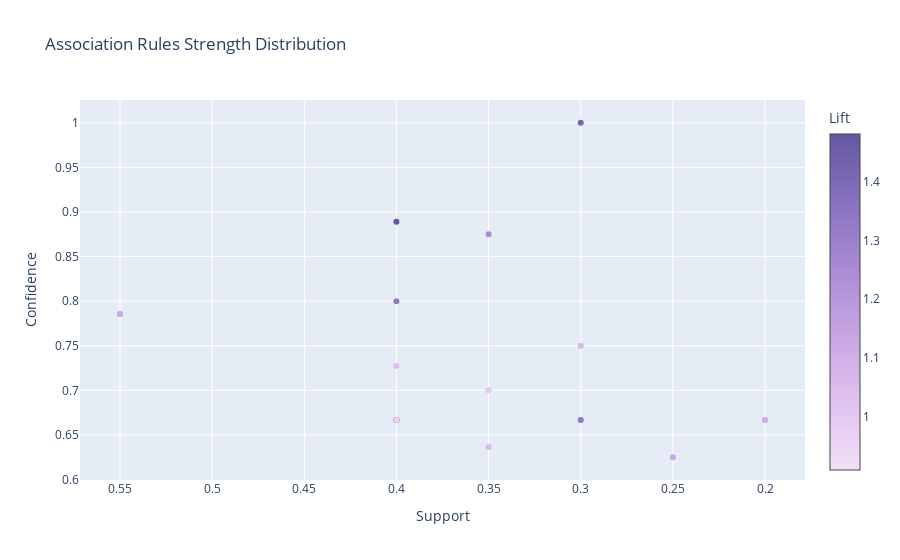
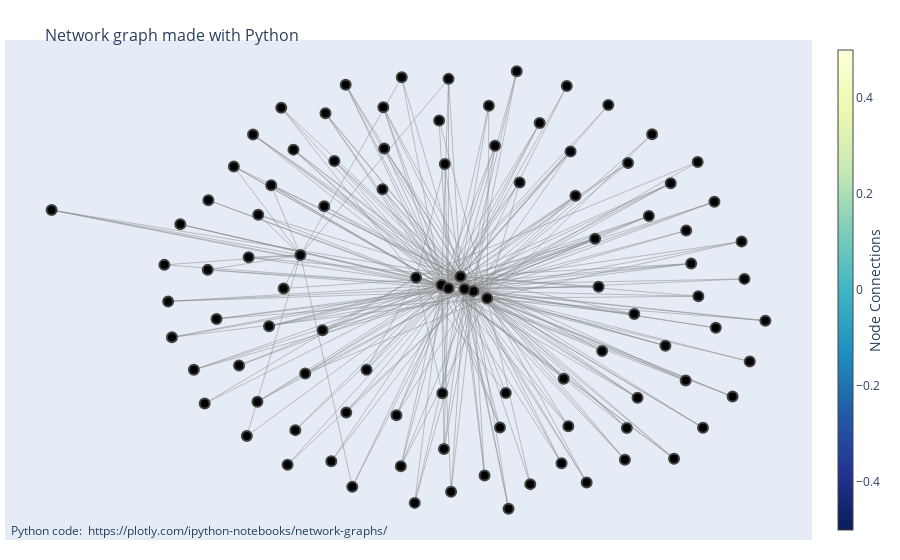

The cell these charts' notebook holds for them, in order:
### Code cell
start = time.time()
freqItemSet, rules = apriori(transactions, minSup=min_sup, minConf=0.6)
times['apriori'] = time.time() - start
rules = [rule for rule in rules if len(rule[1]) == 1]
output_apriori(rules)

### Figure 1 — Plotly figure (JSON) as saved in the notebook; plotly's stock layout.template omitted (floating-point values rounded to 4 significant figures)
{"data": [{"marker": {"color": [1.136, 0.9091, 1.061, 0.9524, 0.9524, 1.333, 1.212, 1.481, 0.9524, 0.9524, 0.9524, 1.333, 1.111, 1.0, 1.0, 1.039, 1.071, 1.122, 1.122, 1.333, 1.25, 1.481, 1.429], "colorbar": {"title": {"text": "Lift"}}, "colorscale": [[0.0, "rgb(243, 224, 247)"], [0.1667, "rgb(228, 199, 241)"], [0.3333, "rgb(209, 175, 232)"], [0.5, "rgb(185, 152, 221)"], [0.6667, "rgb(159, 130, 206)"], [0.8333, "rgb(130, 109, 186)"], [1.0, "rgb(99, 88, 159)"]]}, "mode": "markers", "text": ["('Брюки',) => ('Сумка',), Lift: 1.1363636363636365", "('Сумка',) => ('Джинсы',), Lift: 0.9090909090909091", "('Сумка',) => ('Куртка',), Lift: 1.0606060606060606", "('Куртка',) => ('Джинсы',), Lift: 0.9523809523809524", "('Кроссовки',) => ('Джинсы',), Lift: 0.9523809523809523", "('Куртка',) => ('Рубашка',), Lift: 1.3333333333333335", "('Шапка',) => ('Сумка',), Lift: 1.2121212121212122", "('Куртка',) => ('Кроссовки',), Lift: 1.4814814814814814", "('Куртка',) => ('Футболка',), Lift: 0.9523809523809524", "('Кроссовки',) => ('Футболка',), Lift: 0.9523809523809523", "('Шапка',) => ('Футболка',), Lift: 0.9523809523809524", "('Кроссовки',) => ('Рубашка',), Lift: 1.3333333333333333", "('Шапка',) => ('Куртка',), Lift: 1.1111111111111112", "('Рубашка',) => ('Футболка',), Lift: 1.0", "('Рубашка',) => ('Джинсы',), Lift: 1.0", "('Сумка',) => ('Футболка',), Lift: 1.038961038961039", "('Брюки',) => ('Джинсы',), Lift: 1.0714285714285714", "('Футболка',) => ('Джинсы',), Lift: 1.1224489795918369", "('Джинсы',) => ('Футболка',), Lift: 1.1224489795918369", "('Рубашка',) => ('Куртка',), Lift: 1.3333333333333335", "('Брюки',) => ('Футболка',), Lift: 1.2499999999999998", "('Кроссовки',) => ('Куртка',), Lift: 1.4814814814814814", "('Шапка',) => ('Джинсы',), Lift: 1.4285714285714286"], "x": [0.25, 0.35, 0.35, 0.4, 0.3, 0.4, 0.2, 0.4, 0.4, 0.3, 0.2, 0.3, 0.2, 0.35, 0.35, 0.4, 0.3, 0.55, 0.55, 0.4, 0.35, 0.4, 0.3], "y": [0.625, 0.6364, 0.6364, 0.6667, 0.6667, 0.6667, 0.6667, 0.6667, 0.6667, 0.6667, 0.6667, 0.6667, 0.6667, 0.7, 0.7, 0.7273, 0.75, 0.7857, 0.7857, 0.8, 0.875, 0.8889, 1.0], "type": "scatter"}], "layout": {"xaxis": {"title": {"text": "Support"}, "autorange": "reversed"}, "title": {"text": "Association Rules Strength Distribution"}, "yaxis": {"title": {"text": "Confidence"}}}}

### Figure 2 — Plotly figure (JSON) as saved in the notebook; plotly's stock layout.template omitted (floating-point values rounded to 4 significant figures; data arrays with more than 128 entries replaced by an {"elided": "..."} marker saying what was removed)
{"data": [{"hoverinfo": "none", "line": {"color": "#888", "width": 0.5}, "mode": "lines", "x": {"elided": "810 float values"}, "y": {"elided": "810 float values"}, "type": "scatter"}, {"hoverinfo": "text", "marker": {"color": [], "colorbar": {"thickness": 15, "title": {"side": "right", "text": "Node Connections"}, "xanchor": "left"}, "colorscale": [[0.0, "rgb(255,255,217)"], [0.125, "rgb(237,248,177)"], [0.25, "rgb(199,233,180)"], [0.375, "rgb(127,205,187)"], [0.5, "rgb(65,182,196)"], [0.625, "rgb(29,145,192)"], [0.75, "rgb(34,94,168)"], [0.875, "rgb(37,52,148)"], [1.0, "rgb(8,29,88)"]], "line": {"width": 2}, "reversescale": true, "showscale": true, "size": 10}, "mode": "markers", "text": ["0", "Брюки", "Сумка", "1", "Куртка", "Джинсы", "Кроссовки", "2", "3", "Футболка", "Рубашка", "4", "5", "6", "7", "8", "9", "10", "11", "12", "13", "14", "15", "16", "17", "Шапка", "18", "19", "20", "21", "22", "23", "24", "25", "26", "27", "28", "29", "30", "31", "32", "33", "34", "35", "36", "37", "38", "39", "40", "41", "42", "43", "44", "45", "46", "47", "48", "49", "50", "51", "52", "53", "54", "55", "56", "57", "58", "59", "60", "61", "62", "63", "64", "65", "66", "67", "68", "69", "70", "71", "72", "73", "74", "75", "76", "77", "78", "79", "80", "81", "82", "83", "84", "85", "86", "87", "88", "89", "90"], "x": [-0.7205, -0.383, -0.03329, 0.6149, 0.0459, 0.01368, 0.07978, 0.4446, 0.6433, -0.01632, 0.02372, -0.1797, 0.07334, 0.1531, 0.6883, -0.1754, 0.5218, 0.7696, -0.681, 0.3802, 0.7177, -0.2694, -0.3242, 0.5734, -0.6205, -0.09644, 0.7309, -0.4149, -0.03923, -0.6113, 0.1867, 0.6017, 0.2696, 0.08404, -0.4306, -0.7016, 0.2811, -0.5911, 0.572, 0.3265, -0.3712, -0.1319, -0.0251, 0.4527, 0.5349, -0.02733, -0.01588, -1.0, -0.321, -0.4609, 0.5857, 0.5431, -0.3066, 0.2773, 0.2643, 0.1328, -0.009632, -0.3958, -0.4248, -0.145, -0.6473, -0.7111, 0.4292, 0.1116, 0.3649, -0.5353, 0.6467, -0.4897, -0.613, -0.5115, -0.5006, 0.3474, -0.2709, 0.2988, -0.1776, 0.6035, 0.4261, 0.4213, -0.2989, 0.3561, -0.4877, 0.09929, 0.21, -0.516, 0.4887, 0.126, -0.2546, -0.2191, 0.1604, 0.7106, -0.3282, -0.09973, -0.0313, 0.4807, -0.5483, -0.4556, 0.2867, -0.1342, -0.4004], "y": [0.084, 0.116, 0.01802, -0.4484, -0.001847, 0.0459, -0.02525, -0.07676, 0.2905, 0.007678, 0.004756, 0.3308, -0.6045, 0.7169, -0.3467, 0.4646, -0.1805, -0.09872, 0.2165, 0.6062, 0.03819, -0.3985, 0.2756, 0.196, -0.3694, 0.04229, -0.232, -0.5694, 0.5563, 0.2953, -0.6328, 0.4206, -0.288, 0.604, 0.5975, -0.1528, -0.4433, -0.09263, -0.2943, -0.6273, -0.2714, 0.697, 0.4139, -0.3507, 0.3508, -0.5179, 0.692, 0.2631, 0.5793, -0.1165, 0.08832, -0.5495, -0.5579, 0.6685, -0.5648, -0.7132, -0.6579, -0.4562, 0.007013, -0.4079, -0.2591, -0.03538, 0.4167, -0.4478, -0.1974, -0.2447, -0.1219, -0.3635, 0.06763, 0.1087, 0.5102, 0.1697, 0.6727, 0.3101, 0.5994, -0.01869, -0.449, -0.5527, 0.4235, 0.0127, 0.2481, 0.4736, 0.5476, -0.4755, 0.5111, -0.3351, -0.6417, -0.2587, 0.3535, 0.1606, -0.1295, -0.6941, -0.3359, 0.2436, 0.4059, 0.344, 0.4543, -0.5744, 0.4607], "type": "scatter"}], "layout": {"annotations": [{"showarrow": false, "text": "Python code: <a href='https://plotly.com/ipython-notebooks/network-graphs/'> https://plotly.com/ipython-notebooks/network-graphs/</a>", "x": 0.005, "xref": "paper", "y": -0.002, "yref": "paper"}], "hovermode": "closest", "margin": {"b": 20, "l": 5, "r": 5, "t": 40}, "showlegend": false, "title": {"font": {"size": 16}, "text": "<br>Network graph made with Python"}, "xaxis": {"showgrid": false, "showticklabels": false, "zeroline": false}, "yaxis": {"showgrid": false, "showticklabels": false, "zeroline": false}}}
